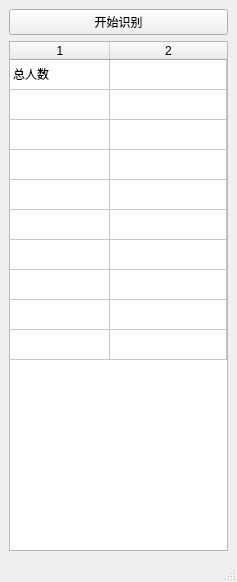
<?xml version="1.0" encoding="UTF-8"?>
<ui version="4.0">
 <class>MainWindow</class>
 <widget class="QMainWindow" name="MainWindow">
  <property name="geometry">
   <rect>
    <x>0</x>
    <y>0</y>
    <width>237</width>
    <height>582</height>
   </rect>
  </property>
  <property name="windowTitle">
   <string>大创</string>
  </property>
  <widget class="QWidget" name="centralwidget">
   <layout class="QVBoxLayout" name="verticalLayout_2">
    <item>
     <widget class="QPushButton" name="pushButton">
      <property name="text">
       <string>开始识别</string>
      </property>
     </widget>
    </item>
    <item>
     <widget class="QTableWidget" name="tableWidget">
      <property name="rowCount">
       <number>10</number>
      </property>
      <property name="columnCount">
       <number>2</number>
      </property>
      <attribute name="horizontalHeaderCascadingSectionResizes">
       <bool>false</bool>
      </attribute>
      <attribute name="horizontalHeaderShowSortIndicator" stdset="0">
       <bool>false</bool>
      </attribute>
      <attribute name="horizontalHeaderStretchLastSection">
       <bool>true</bool>
      </attribute>
      <attribute name="verticalHeaderVisible">
       <bool>false</bool>
      </attribute>
      <row/>
      <row/>
      <row/>
      <row/>
      <row/>
      <row/>
      <row/>
      <row/>
      <row/>
      <row/>
      <column/>
      <column/>
      <item row="0" column="0">
       <property name="text">
        <string>总人数</string>
       </property>
      </item>
      <item row="0" column="1">
       <property name="text">
        <string/>
       </property>
      </item>
     </widget>
    </item>
   </layout>
  </widget>
  <widget class="QMenuBar" name="menubar">
   <property name="geometry">
    <rect>
     <x>0</x>
     <y>0</y>
     <width>237</width>
     <height>23</height>
    </rect>
   </property>
  </widget>
  <widget class="QStatusBar" name="statusbar"/>
  <action name="actionyolov5s">
   <property name="text">
    <string>yolov5s</string>
   </property>
  </action>
 </widget>
 <resources/>
 <connections/>
</ui>
